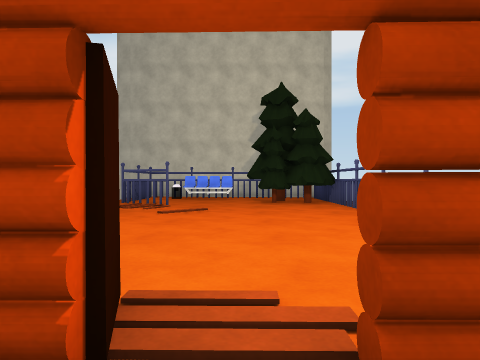
View 1 (above)

12 first-person views from a walk through a 3-D level made in the Unity game engine. The camera is 0.64 m above the floor, looks level and sees 70° across. The floor is counted in squares, 1 m on a side. Each view is taken from the middle of a square. On the plan, view 1 faces up. The plan holds only what a view shows up to about 10 squares ahead; the rest is blank. The place goes on beyond the plan.

View 2
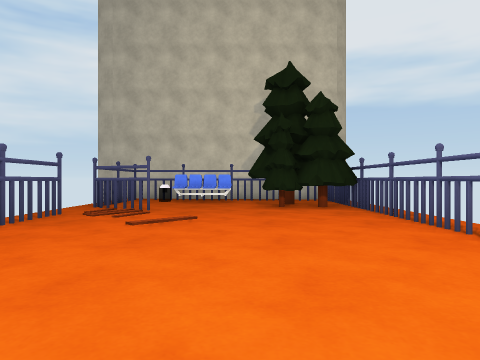

View 3
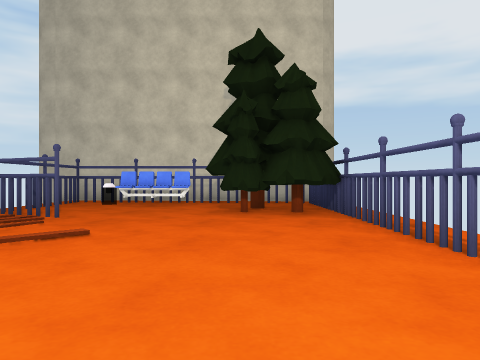

View 4
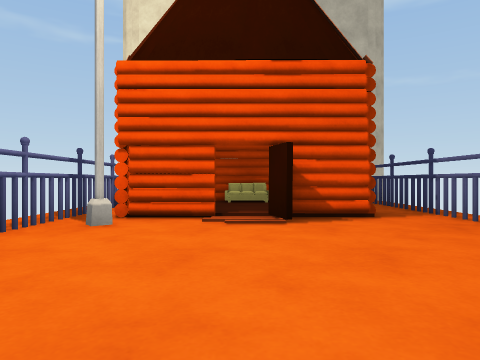

View 5
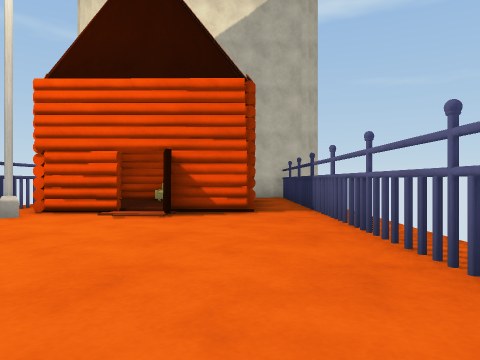

View 6
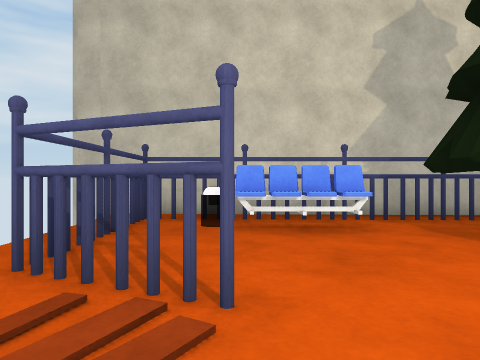

View 7
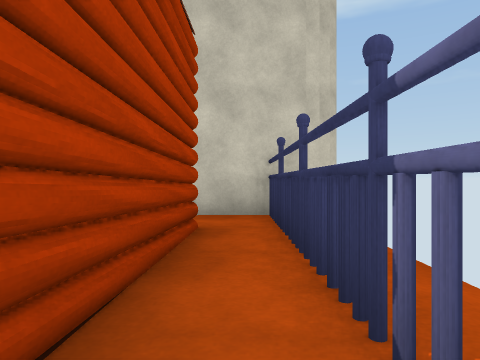

View 8
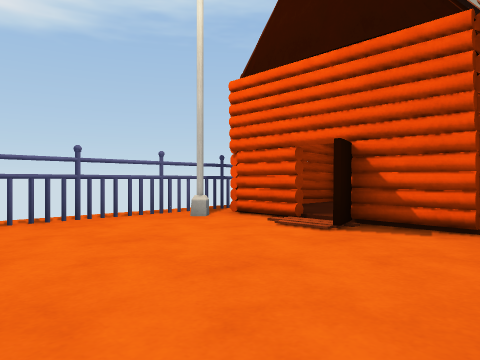

View 9
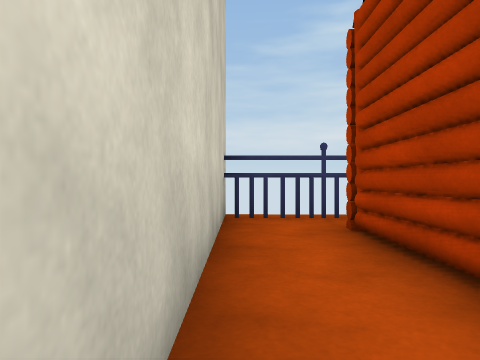

View 10
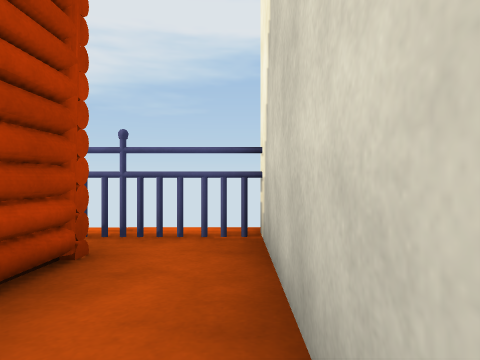

View 11
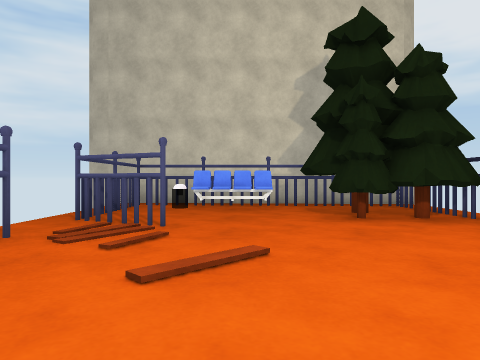

View 12
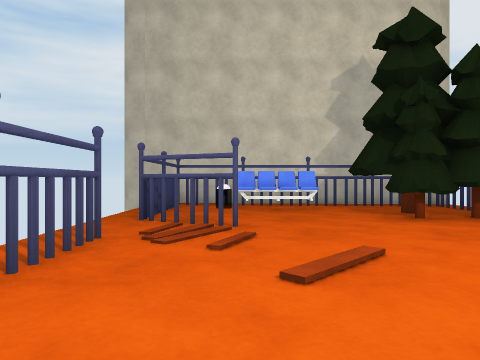

### Floor plan
Key: @ floor where view 1 was taken; # wall or solid block; x gap in a wall; . main floor; : floor 0.05 m higher than the main floor; - floor 0.05 m lower than the main floor; / step, stairs or slope; v drop or lower ground; C chair; S streetlight; F sofa; O other object.
Columns run from 5 left of view 1 to 3 right of it. Each row starts with its distance up from view 1.
 15 #########
 14 v########
 13  #.OCCOO#
 12  #...COO#
 11  #....OO#
 10  ##...-O#
  9  x....--#
  8  #....--x
  7  #....--#
  6  #....--
  5  #....--
  4  #....--#
  3  #....--x
  2  #...:-S#
  1  #.##/###
  0 v#.#:@:##
 -1 v#.#:::##
 -2  #.#FF:##
 -3  #...####
 -4 v##...--#
 -5   #######

Where each view was taken, in squares from view 1:
view 1: 0 up, 0 right, facing up
view 2: 2 up, 0 right, facing up
view 3: 4 up, 1 right, facing up
view 4: 7 up, 0 right, facing down
view 5: 8 up, 2 left, facing down
view 6: 8 up, 2 left, facing up
view 7: 2 up, 3 left, facing down
view 8: 6 up, 3 left, facing down-right
view 9: 4 down, 2 right, facing left
view 10: 4 down, 1 left, facing right
view 11: 5 up, 1 left, facing up
view 12: 5 up, 2 left, facing up
